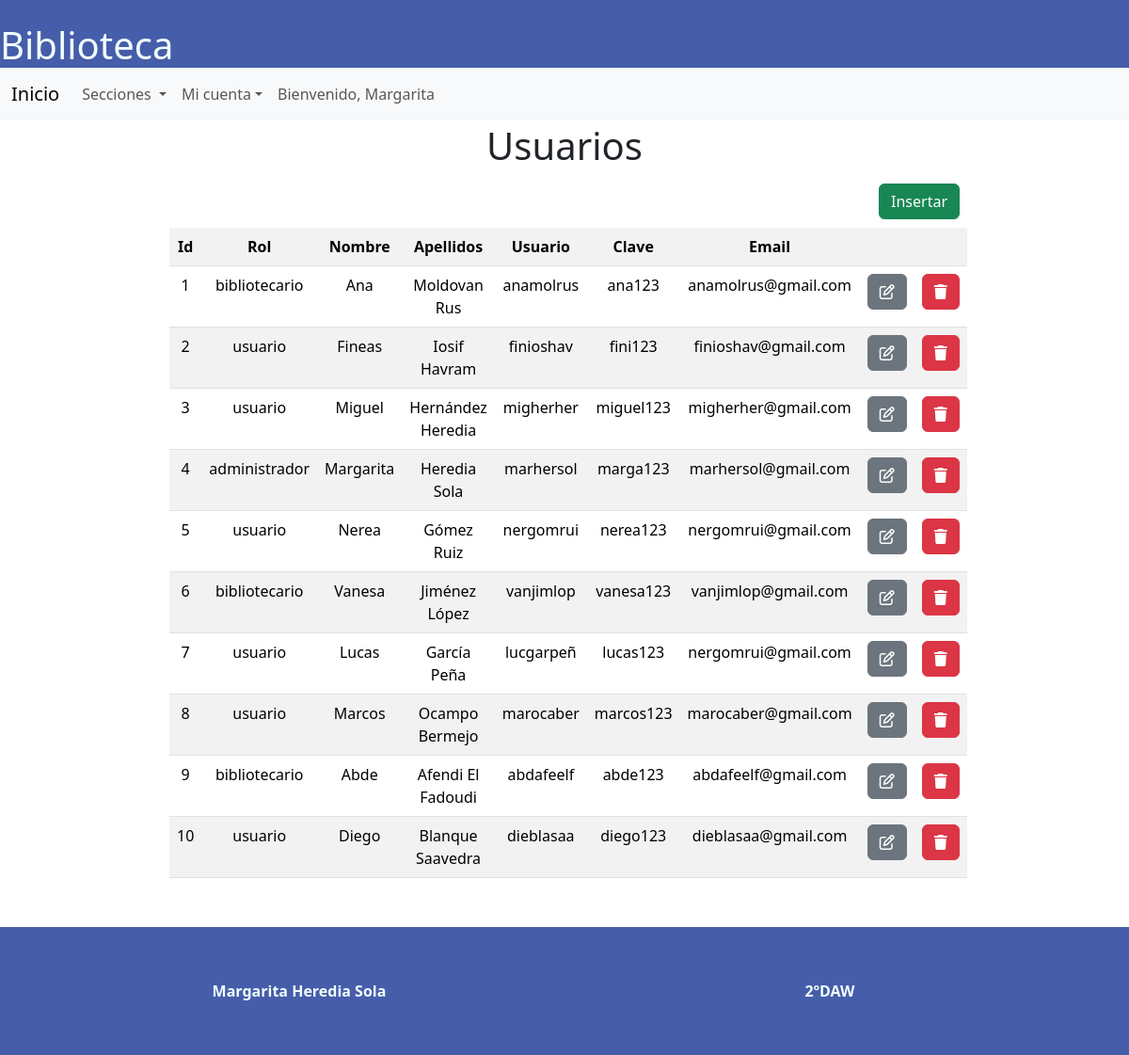
Screenshot of /paginas/usuarios/usuarios.php (signed in) with the database file from the repository.
### tables this page shows
CREATE TABLE `usuario` (
  `id` int(10) UNSIGNED NOT NULL,
  `id_rol` int(10),
  `usuario` varchar(100) NOT NULL,
  `clave` varchar(20) NOT NULL,
  `nombre` varchar(100) NOT NULL,
  `apellidos` varchar(100) NOT NULL,
  `email` varchar(100) NOT NULL
);

CREATE TABLE `rol` (
  `id` int(10) UNSIGNED NOT NULL,
  `tipo` varchar(50) NOT NULL
);

### paginas/usuarios/usuarios.php (the view, shortened to what this page needs)
<?php
$server = "localhost:3308";
$user = "root";
$pass = "";
$base = "biblioteca";
$dwes = mysqli_connect($server, $user, $pass, $base);
$sql= "SELECT u.id, r.tipo AS rol, u.usuario, u.clave, u.nombre, u.apellidos, u.email FROM usuario u LEFT JOIN rol r ON u.id_rol = r.id";
$resultado = $dwes -> query($sql);
?>
<!DOCTYPE html>
<html lang="en">
<head>
    <link rel="stylesheet" type="text/css" href="../../estilos/estilos.css"/>
    <link href="https://cdn.jsdelivr.net/npm/bootstrap@5.3.3/dist/css/bootstrap.min.css" rel="stylesheet">
</head>
<body>
    <header>
        <h1>Biblioteca</h1>
    </header>
    <main>
        <?php include("../../navbar.php");?>
        <h1 class="titulo">Usuarios</h1>
        <div class="tabla" >
            <div>
              <?php
                if(isset($_SESSION['usuario'])){
                  if($_SESSION['usuario']['id_rol'] == 1){
                    echo('<a href="formularioUsuarios.php" class="btn btn-success botonInsertar">Insertar</a>');
                  }
                }
              ?>
            </div>
            <table class="tUsuarios table table-striped table-hover">
                <th>Id</th>
                <th>Rol</th>
                <th>Nombre</th>
                <th>Apellidos</th>
                <th>Usuario</th>
                <th>Clave</th>
                <th>Email</th>
                <th></th>
                <th></th>
                <?php
                    $res = $resultado -> fetch_All(MYSQLI_BOTH);
                    foreach($res as $row)
                        {
                        echo '<tr>';
                            echo "<td>". $row['id']. "</td>";
                            echo "<td>". $row['rol']. "</td>";
                            echo "<td>". $row['nombre']. "</td>";
                            echo "<td>". $row['apellidos']. "</td>";
                            echo "<td>". $row['usuario']. "</td>";
                            echo "<td>". $row['clave']. "</td>";
                            echo "<td>". $row['email']. "</td>";
                            if(isset($_SESSION['usuario'])){
                              if($_SESSION['usuario']['id_rol'] == 1){
                                echo "<td><a href='formularioUsuarios.php?id={$row['id']}' class='btn btn-secondary'><i class='fa-regular fa-pen-to-square'></i></a></td>";
                                echo "<td><a href='eliminarUsuarios.php?id={$row['id']}' class='btn btn-danger'><i class='fa-solid fa-trash'></i></a></td>";
                              }else{
                                echo "<td></td> <td></td>";
                              }
                            }
                        echo '</tr>';
                        }
                        echo '</table>';
                ?>
        </div>
    </main>
    <?php include("../../vistas/footer.php");?>
</body>
</html>

### estilos/estilos.css (style rules this page uses)
* { margin:0; }
body { display: flex; flex-direction: column; min-height: 100vh; }
main { flex: 1 1 80%; text-align: justify; }
header { background-color: rgb(70, 93, 170); color:azure; }
header h1 { margin: 0; }
h1 { font-size: 30pt; }
.titulo { text-align: center; margin-top: 3px; }
.tabla { max-width:70%; margin-left: auto; margin-right: auto; }
table th, table td { text-align: center; }
.botonInsertar { float: right; margin-top: 1%; margin-bottom: 1%; }

### rows the page displays
usuario: id "1", id_rol.tipo "bibliotecario", nombre "Ana", apellidos "Moldovan Rus", usuario "anamolrus", clave "ana123", email "anamolrus@gmail.com"
usuario: id "2", id_rol.tipo "usuario", nombre "Fineas", apellidos "Iosif Havram", usuario "finioshav", clave "fini123", email "finioshav@gmail.com"
usuario: id "3", id_rol.tipo "usuario", nombre "Miguel", apellidos "Hernández Heredia", usuario "migherher", clave "miguel123", email "migherher@gmail.com"
usuario: id "4", id_rol.tipo "administrador", nombre "Margarita", apellidos "Heredia Sola", usuario "marhersol", clave "marga123", email "marhersol@gmail.com"
usuario: id "5", id_rol.tipo "usuario", nombre "Nerea", apellidos "Gómez Ruiz", usuario "nergomrui", clave "nerea123", email "nergomrui@gmail.com"
usuario: id "6", id_rol.tipo "bibliotecario", nombre "Vanesa", apellidos "Jiménez López", usuario "vanjimlop", clave "vanesa123", email "vanjimlop@gmail.com"
usuario: id "7", id_rol.tipo "usuario", nombre "Lucas", apellidos "García Peña", usuario "lucgarpeñ", clave "lucas123", email "nergomrui@gmail.com"
usuario: id "8", id_rol.tipo "usuario", nombre "Marcos", apellidos "Ocampo Bermejo", usuario "marocaber", clave "marcos123", email "marocaber@gmail.com"
usuario: id "9", id_rol.tipo "bibliotecario", nombre "Abde", apellidos "Afendi El Fadoudi", usuario "abdafeelf", clave "abde123", email "abdafeelf@gmail.com"
usuario: id "10", id_rol.tipo "usuario", nombre "Diego", apellidos "Blanque Saavedra", usuario "dieblasaa", clave "diego123", email "dieblasaa@gmail.com"

### other values shown
$_SESSION['usuario']['nombre'] "Margarita"
